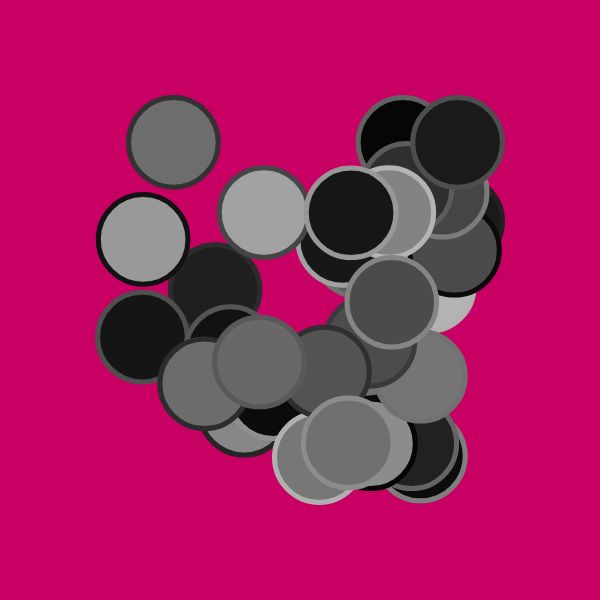
Frame 1 (no input)
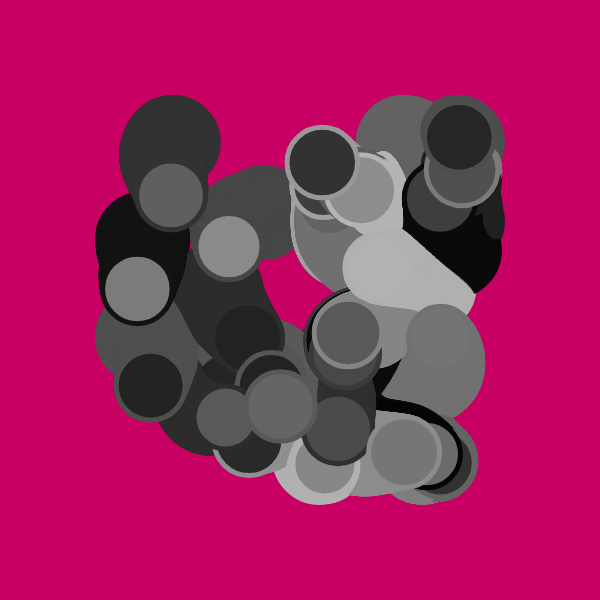
Frame 60 (no input)
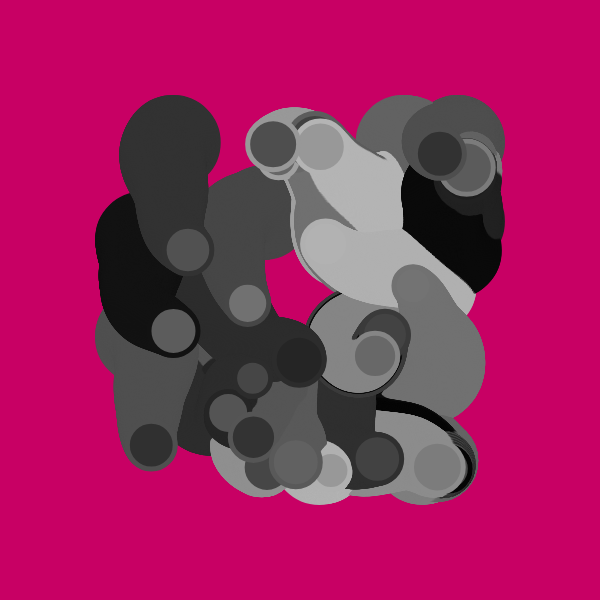
Frame 120 (the mouse pressed at the canvas centre since frame 60)

The p5.js sketch that drew these frames (run headless with seeded random() and noise() and a simulated clock; from frame 60 on, the mouse is pressed at the canvas centre):

// p5.js sketch
// ── sketch.js
//inspo from Fiona 

let moverSystems = [];
let num = 10;
let cells, cols, rows;
let offset, margin;
let cellW, cellH;
let bg;
let graphics;



function setup() {
  w = 600;
  var canvas;
    if(windowWidth>=600 && windowHeight >=600){
      canvas = createCanvas(600, 600);
    }
    else{
      canvas = createCanvas(windowWidth, windowHeight - 100);
    }

  var x = (windowWidth - width) / 2;
  var y = (windowHeight - height) / 2;

  canvas.position(x, y);
  background(0);
  noStroke();

  colorMode(HSB, 360, 100, 100, 100);
  graphics = createGraphics(width, height);
  graphics.colorMode(HSB, 360, 100, 100, 100);

  cells = 1
  cols = cells;
  rows = cells;
  offset = width / 5;
  margin = offset / 5;
  cellW = (width - offset * 2 - margin * (cols - 1)) / cols;
  cellH = (height - offset * 2 - margin * (rows - 1)) / rows;
  

  for (let j = 0; j < rows; j++) {
    for (let i = 0; i < cols; i++) {
      let x = map(i, 0, cols, offset, width - offset + margin);
      let y = map(j, 0, rows, offset, width - offset + margin);
      let b = new Bound(x, y, cellW, cellH);
      moverSystems.push(new MoverSystem(b, int(random(1, 5))*map(cells,2,7,10,5), cellW/8,cellW/2));
      moverSystems[i].render();
    }
  }
  background(200, 0, 100);
  image(graphics,0,0);

}


function draw(){
  rectMode(CENTER)
  for (let ms of moverSystems) {
    ms.update();
    ms.render();
  }
  if(frameCount >300){
    noLoop();
  }
}

class Mover {
  constructor(x, y, d, c1, c2) {
    this.pos = createVector(x, y);
    this.noiseScale = createVector(400,400,400);
    this.d = d;
    this.dLife = d/random(300,200);
    this.maxD = this.d;
    this.c1 = c1;
    this.c2 = c2;
  }
  update() {
    let n = map(noise(this.pos.x / this.noiseScale.x, this.pos.y / this.noiseScale.y), 0, 1, 360, -360);
    let vel = createVector(cos(n), sin(n));
    this.pos.add(vel);
    this.d -= this.dLife;
    this.d = constrain(this.d, 0, this.maxD);
  }
  render() {
    colorMode(RGB);
    let c = lerpColor(color(this.c1), color(this.c2), this.d/this.maxD);
    let cLine = lerpColor(color(this.c1), color(this.c2), this.d/this.maxD - 100);

    fill(c, 20);
    strokeWeight(5)
    stroke(cLine, 10);
    ellipse(this.pos.x, this.pos.y, this.d*2, this.d*2);
  }
}

class MoverSystem {
  constructor(b, n, d, p) {
    this.movers = [];
    this.b = b;
    this.n = n;
    this.d = d;
    this.p = p;
    for (let i = 0; i < this.n; i++) {
      let c1 = random(p);
      let c2 = c1;
      while (c1 == c2) {
        c2 = random(p);
      }
      this.movers.push(new Mover(random(this.b.x, this.b.x + this.b.w), random(this.b.y, this.b.y + this.b.h), this.d, c1, c2));
    }
  }
  update() {
    for (let m of this.movers) {
      m.update();
      this.b.checkBound(m);
    }
  }
  render() {
    //this.b.render();
    for (let m of this.movers) {
      m.render();
    }
  }
}



class Bound {
  constructor(x, y, w, h) {
    this.x = x;
    this.y = y;
    this.w = w;
    this.h = h;
  }
  checkBound(m) {
    if (m.pos.x - m.d / 2 < this.x) m.pos.x = this.x + m.d / 2;
    if (m.pos.x + m.d / 2 > this.x + this.w) m.pos.x = this.x + this.w - m.d / 2;
    if (m.pos.y - m.d / 2 < this.y) m.pos.y = this.y + m.d / 2;
    if (m.pos.y + m.d / 2 > this.y + this.h) m.pos.y = this.y + this.h - m.d / 2;
  }
  render() {
    //noFill();
    ellipse(this.x, this.y, this.w, this.h);
  }
}
